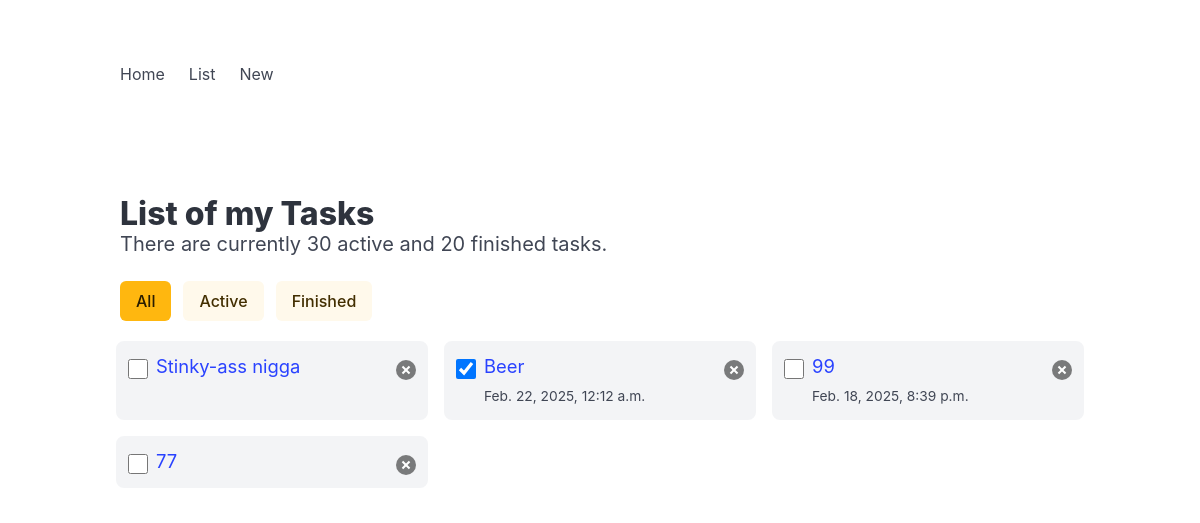
Before: /todo/list/ (signed in) with the older database file.
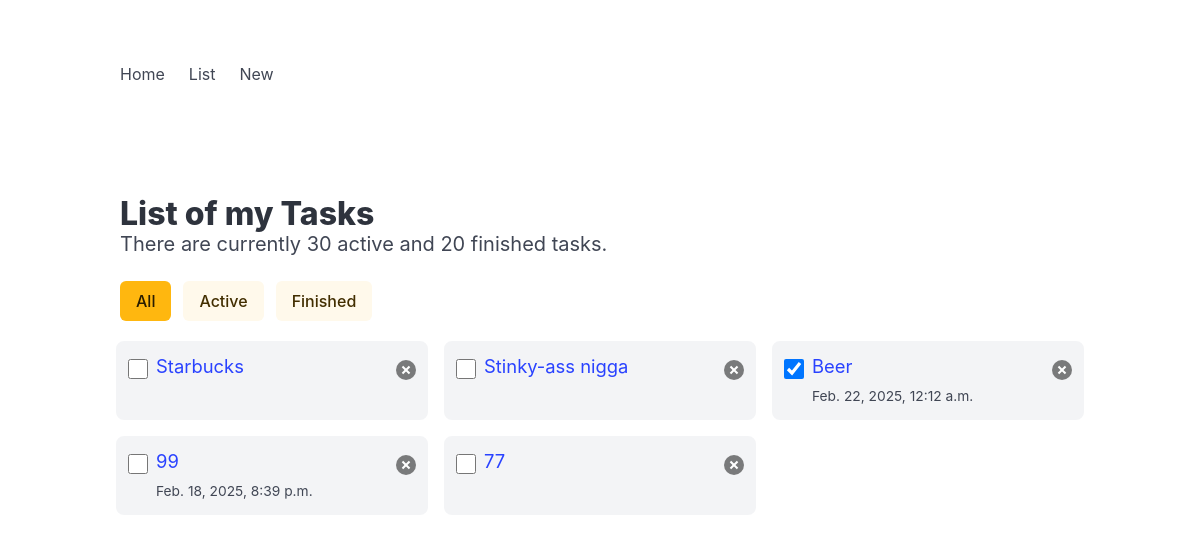
After: the same page with the newer database file.
### todo/models.py (models this page shows, shortened)
class Task(models.Model):
    user = models.ForeignKey(User, on_delete=models.CASCADE)
    title = models.CharField(max_length=100)
    desc = models.CharField(max_length=500)
    is_finished = models.BooleanField(default=False)
    finished_dt = models.DateTimeField(blank=True, null=True)
    dead_line_dt = models.DateTimeField(blank=True, null=True)
    create_dt = models.DateTimeField(auto_now_add=True)
    update_dt = models.DateTimeField(auto_now=True)

### todo/views.py (the view)
# urls.py: path('list/', views.todo_list, name='list'),
def todo_list(request):
    if request.user.is_authenticated:
        tasks = Task.objects.filter(user=request.user).order_by('-id')[0:100]
        context = {'tasks': tasks}
        return render(request, 'todo/list.html', context)
    else:
        return redirect('/todo')

### todo/templates/todo/list.html (shortened to what this page needs)
<!DOCTYPE html>
<html>
  <head>
    <link rel="stylesheet" href="https://cdn.jsdelivr.net/npm/bulma@1.0.2/css/bulma.min.css">
  </head>
  <body>
    {% include 'todo/includes/nav.html' %}
  <section class="section">
    <div class="container">
      <h1 class="title">List of my Tasks</h1>
      <p class="subtitle">There are currently 30 active and 20 finished tasks.</p>
      <div class="buttons">
        <a href="{{ request.path }}" class="button is-warning {% if 'active' in request.GET or 'finished' in request.GET %} is-light{% endif %}">All</a>
        <a href="{{ request.path }}?active" class="button is-warning {% if 'active' not in request.GET %} is-light{% endif %}">Active</a>
        <a href="{{ request.path }}?finished" class="button is-warning {% if 'finished' not in request.GET %} is-light{% endif %}">Finished</a>
      </div>
      {% if tasks %}
      <ul class="columns is-multiline" id="list">
        {% for task in tasks %}
          <li class="column is-4">
            <input type="checkbox" {% if task.is_finished %} checked {% endif %} title="Finish">
            <div>
              <a href="{% url 'todo:detail' number=task.id %}">{{ task.title }}</a>
              <br>
              {% if task.dead_line_dt %}
              <time datetime="{{ task.dead_line_dt|date:'Y-m-d\TH:i' }}">
                {{ task.dead_line_dt }}
              </time>
              {% endif %}
            </div>
            <button class="delete" title="Remove"></button>
          </li>
        {% endfor %}
        </ul>
      {% else %}
      <p class="is-size-5">No task to show here.</p>
      {% endif %}
    </div>
  </section>
  </body>
</html>

Changed rows visible on the page:
added Task: title "Starbucks"
